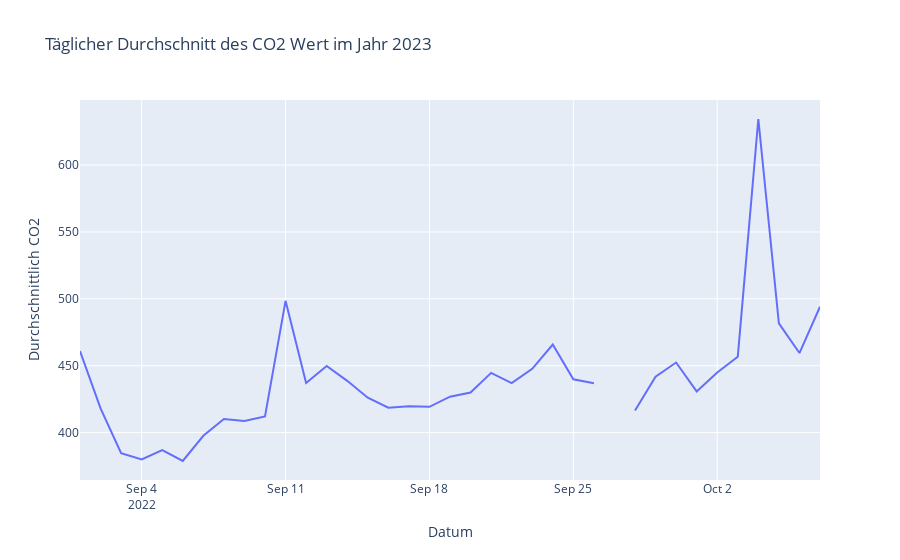

Notebook code for this chart:
### Code cell
fig = px.line(daily_avg_co2_2022, x='date_time', y='CO2', title='Täglicher Durchschnitt des CO2 Wert im Jahr 2023',
              labels={'date_time': 'Datum', 'CO2': 'Durchschnittlich CO2'})

fig.show()

### Figure 1 — Plotly figure (JSON) as saved in the notebook; plotly's stock layout.template omitted (floating-point values rounded to 4 significant figures)
{"data": [{"hovertemplate": "Datum=%{x}<br>Durchschnittlich CO2=%{y}<extra></extra>", "legendgroup": "", "line": {"color": "#636efa", "dash": "solid"}, "marker": {"symbol": "circle"}, "mode": "lines", "name": "", "orientation": "v", "showlegend": false, "type": "scatter", "x": ["2022-09-01T00:00:00", "2022-09-02T00:00:00", "2022-09-03T00:00:00", "2022-09-04T00:00:00", "2022-09-05T00:00:00", "2022-09-06T00:00:00", "2022-09-07T00:00:00", "2022-09-08T00:00:00", "2022-09-09T00:00:00", "2022-09-10T00:00:00", "2022-09-11T00:00:00", "2022-09-12T00:00:00", "2022-09-13T00:00:00", "2022-09-14T00:00:00", "2022-09-15T00:00:00", "2022-09-16T00:00:00", "2022-09-17T00:00:00", "2022-09-18T00:00:00", "2022-09-19T00:00:00", "2022-09-20T00:00:00", "2022-09-21T00:00:00", "2022-09-22T00:00:00", "2022-09-23T00:00:00", "2022-09-24T00:00:00", "2022-09-25T00:00:00", "2022-09-26T00:00:00", "2022-09-27T00:00:00", "2022-09-28T00:00:00", "2022-09-29T00:00:00", "2022-09-30T00:00:00", "2022-10-01T00:00:00", "2022-10-02T00:00:00", "2022-10-03T00:00:00", "2022-10-04T00:00:00", "2022-10-05T00:00:00", "2022-10-06T00:00:00", "2022-10-07T00:00:00"], "xaxis": "x", "y": [460.9, 418.1, 384.6, 379.9, 386.9, 378.7, 397.6, 410.1, 408.7, 412.1, 498.5, 437.0, 449.8, 438.7, 426.1, 418.6, 419.7, 419.2, 426.8, 429.9, 444.6, 436.9, 447.7, 465.8, 439.9, 436.8, null, 416.5, 441.8, 452.4, 430.8, 444.9, 456.7, 634.5, 481.7, 459.5, 494.1], "yaxis": "y"}], "layout": {"legend": {"tracegroupgap": 0}, "title": {"text": "Täglicher Durchschnitt des CO2 Wert im Jahr 2023"}, "xaxis": {"anchor": "y", "domain": [0, 1], "title": {"text": "Datum"}}, "yaxis": {"anchor": "x", "domain": [0, 1], "title": {"text": "Durchschnittlich CO2"}}}}
